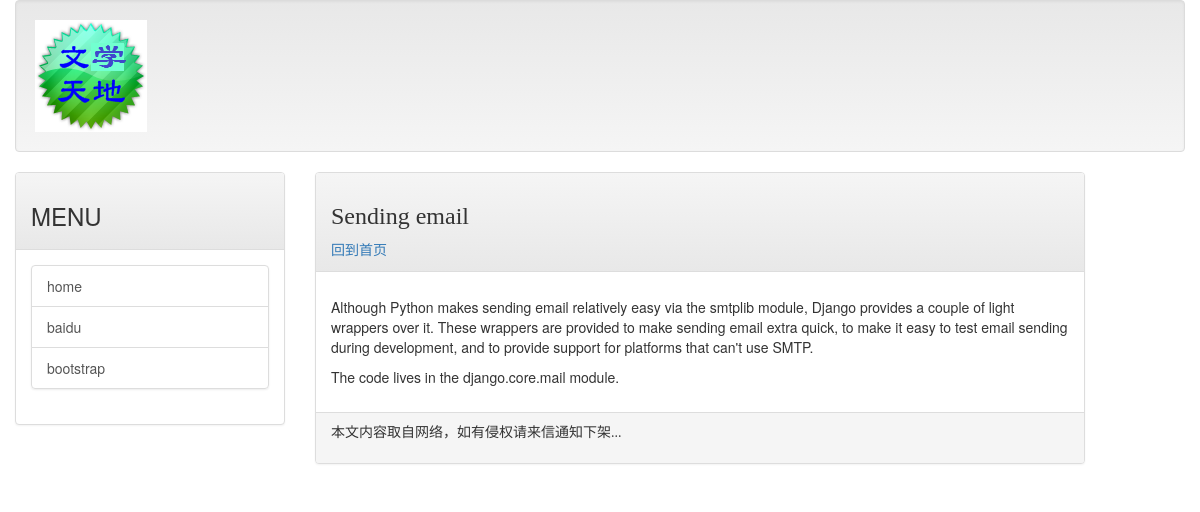
The page /post/slugSendingEmail on the database its author committed.
### mainsite/models.py (models this page shows, shortened)
class Post(models.Model):
    title = models.CharField(max_length=200)
    slug = models.CharField(max_length=200)
    body = models.TextField()
    pub_date = models.DateTimeField(default=timezone.now)
    class Meta:
        ordering = ('-pub_date',)

### mainsite/views.py (the view)
# urls.py: url(r'^post/(\w+)$', showpost),
def showpost(request, slug):
    template = get_template("post.html")
    try:
        post = Post.objects.get(slug=slug)
        if post is not None:
            html = template.render(locals())
            return HttpResponse(html)
    except  Exception as e:
        print('str(Exception):\t', str(Exception))
        print('str(e):\t\t', str(e))
        print('repr(e):\t', repr(e))
        print('e.message:\t', e.message)
        print('traceback.print_exc():', traceback.print_exc())
        print('traceback.format_exc():\n%s' % traceback.format_exc())
        return redirect("/")

### templates/post.html (shortened to what this page needs)
{% extends 'base.html' %}
{% load markdown_deux_tags %}
{% block headmessage %}
<h3 style="font-family:微软雅黑;">{{ post.title }}</h3>
<a style="font-family:微软雅黑;" href="/">回到首页</a>
{% endblock %}
{% block content %}
<p style="font-family:宋体;font-size:12pt;line-height:1.5;">
    {{ post.body|markdown }}
</p>
{% endblock %}

### rows shown on the page
Post: title "Sending email", body "Although Python makes sending email relatively easy via the smtplib module, Django provides a couple of light wrappers over it. These wrappers are provided to make sending email extra quick, to make it easy to test email sending during development, and to provide support for platforms that can't use SMTP. The code lives in the django.core.mail module."
